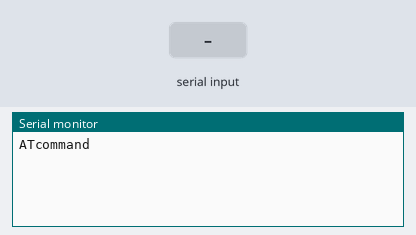
This sketch was run on a simulated Arduino Uno, built with avr-gcc and run on an emulated ATmega328P. Parts: the last lines printed to the serial monitor. The test bench sets the inputs (shaded band).

Above: at 1.2 s.
1.3 s: "1" received over the second serial link
At 2.0 s:
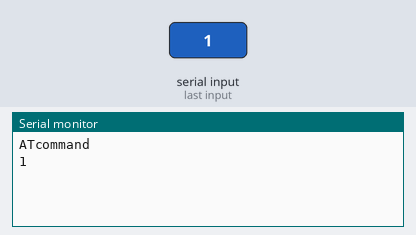
2.8 s: "0" received over the second serial link
At 3.1 s:
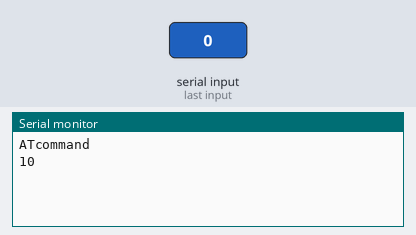

Measured:
- after the input at 1.3 s, the serial monitor: prints a new line at once (image 1)
- after the input at 2.8 s, the serial monitor: prints a new line at once (image 2)

The sketch:

ex6_2.ino
```cpp
#include<SoftwareSerial.h>
SoftwareSerial object(3,4);

void setup() {
object.begin(9600);
Serial.begin(9600);
Serial.println("ATcommand");
}

void loop() {

if(Serial.available() > 0)
{
  object.write(Serial.read());
}

if(object.available() > 0)
{
  Serial.write(object.read());
}


}
```
